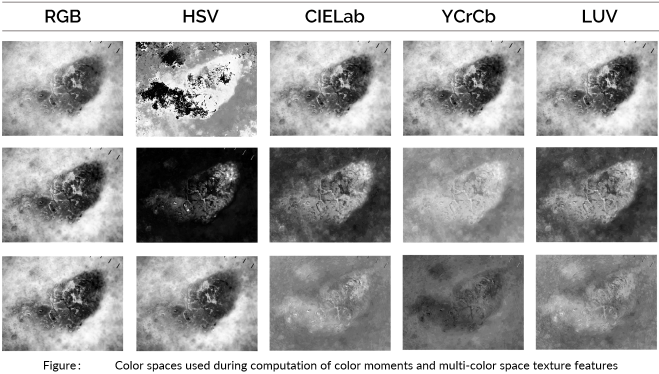
#> input picture reports/images/colorspace.png, 1318 x 747 px (shown at 1/2 size)
$ python -i colorfeatures.py   (imports and definitions only)   (older library calls are emulated)
#> lines starting #> are read from the running program, lines starting #| are printed output that depends on the picture
#> further down, picture is the input picture: shape (747, 1318, 3); mean B, G, R 168.3, 168.3, 168.3
### Libraries
import numpy as np
from scipy.stats import skew
from scipy.stats import kurtosis
from skimage.feature import greycomatrix, greycoprops
from skimage.feature import local_binary_pattern


### Color Features
# [89 lines left out: functions color_moments, GLCM, melanoma_color_markers, not called in this run]


def LBP(image, channel=3, P=8, R=2, bins=10):
#> called with channel = 3, P = 8, R = 2, bins = 10
    if (channel==3):
        lbp       = local_binary_pattern(image[:,:,0], P=P, R=R, method="uniform")
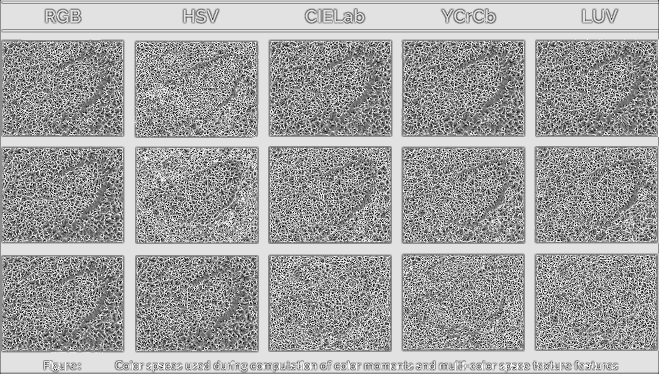
#> lbp: shape (747, 1318) float64 (shown at 1/2 size); min 0, max 9, mean 5.75; drawn with min black and max white
        lbp_0, _  = np.histogram(lbp, density=True, bins=bins, range=(0,int(lbp.max()+1)))
#> lbp_0 = [0.0434, 0.0506, 0.0534, 0.077, 0.0969, 0.132, 0.0644, 0.062, 0.287, 0.134]
        lbp       = local_binary_pattern(image[:,:,1], P=P, R=R, method="uniform")
        lbp_1, _  = np.histogram(lbp, density=True, bins=bins, range=(0,int(lbp.max()+1)))
#> lbp_1 has the same summary as lbp_0
        lbp       = local_binary_pattern(image[:,:,2], P=P, R=R, method="uniform")
        lbp_2, _  = np.histogram(lbp, density=True, bins=bins, range=(0,int(lbp.max()+1)))
#> lbp_2 has the same summary as lbp_0
        return lbp_0, lbp_1, lbp_2

    elif (channel==1):
        lbp       = local_binary_pattern(image, P=P, R=R, method="uniform")
        lbp_0, _  = np.histogram(lbp, density=True, bins=bins, range=(0,int(lbp.max()+1)))
        return lbp_0
    else:
        assert False, "ERROR: The function supports only 1 or 3-channel image formats."


# [22 lines left out: functions entropyplus, entropyplus_3, not called in this run]

>>> import cv2
>>> picture = cv2.imread('../reports/images/colorspace.png')
>>> result = LBP(picture)
#> result = ([0.0434, 0.0506, 0.0534, 0.077, 0.0969, 0.132, 0.0644, 0.062, 0.287, 0.134], [0.0434, 0.0506, 0.0534, 0.077, 0.0969, 0.132, 0.0644, 0.062, 0.287, 0.134], [0.0434, 0.0506, 0.0534, 0.077, 0.0969, 0.132, 0.0644, 0.062, 0.287, 0.134])

$ run again, on reports/images/feature_selection.png
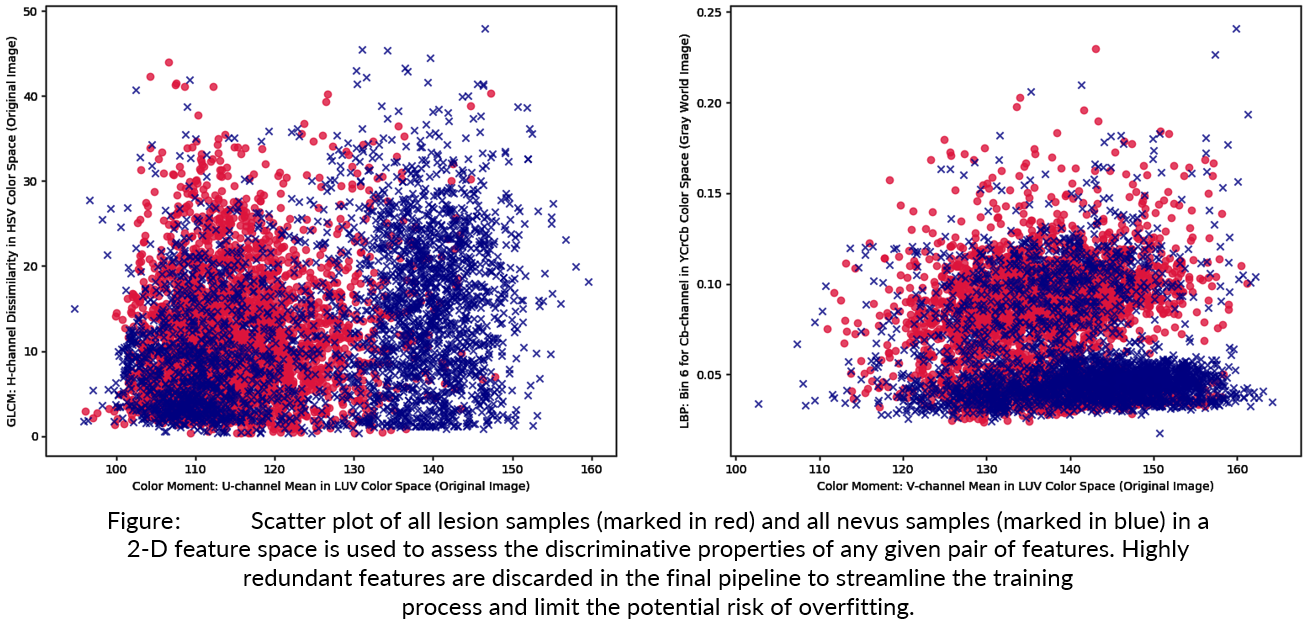
#> input picture reports/images/feature_selection.png, 1313 x 622 px
#> picture is the input picture: shape (622, 1313, 3); mean B, G, R 219.8, 204.4, 217.7
#> lbp_0 = [0.0167, 0.021, 0.018, 0.023, 0.0286, 0.0994, 0.0342, 0.0495, 0.637, 0.0722]
#> in LBP, `lbp       = local_binary_pattern(image[:,:,1], P=P, R=R, method="unifo..`:
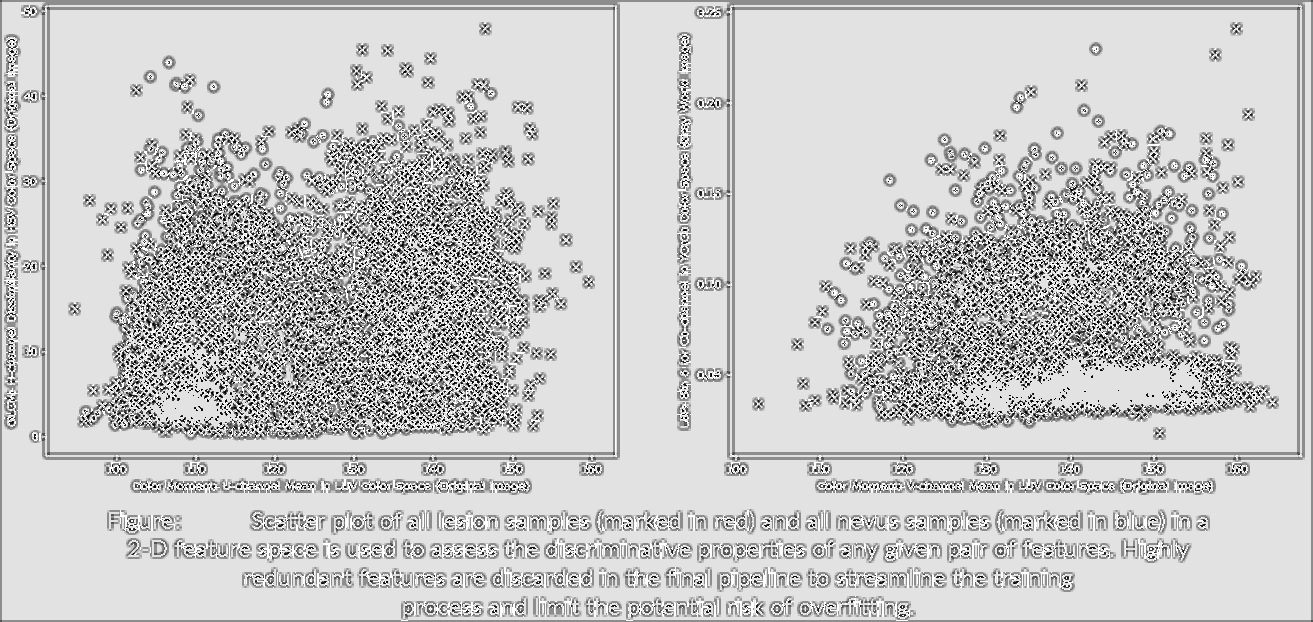
#> lbp: shape (622, 1313) float64; min 0, max 9, mean 7.07; drawn with min black and max white
#> lbp_1 = [0.0148, 0.0205, 0.0192, 0.0236, 0.0274, 0.0967, 0.0316, 0.0462, 0.652, 0.0686]
#> in LBP, `lbp       = local_binary_pattern(image[:,:,2], P=P, R=R, method="unifo..`:
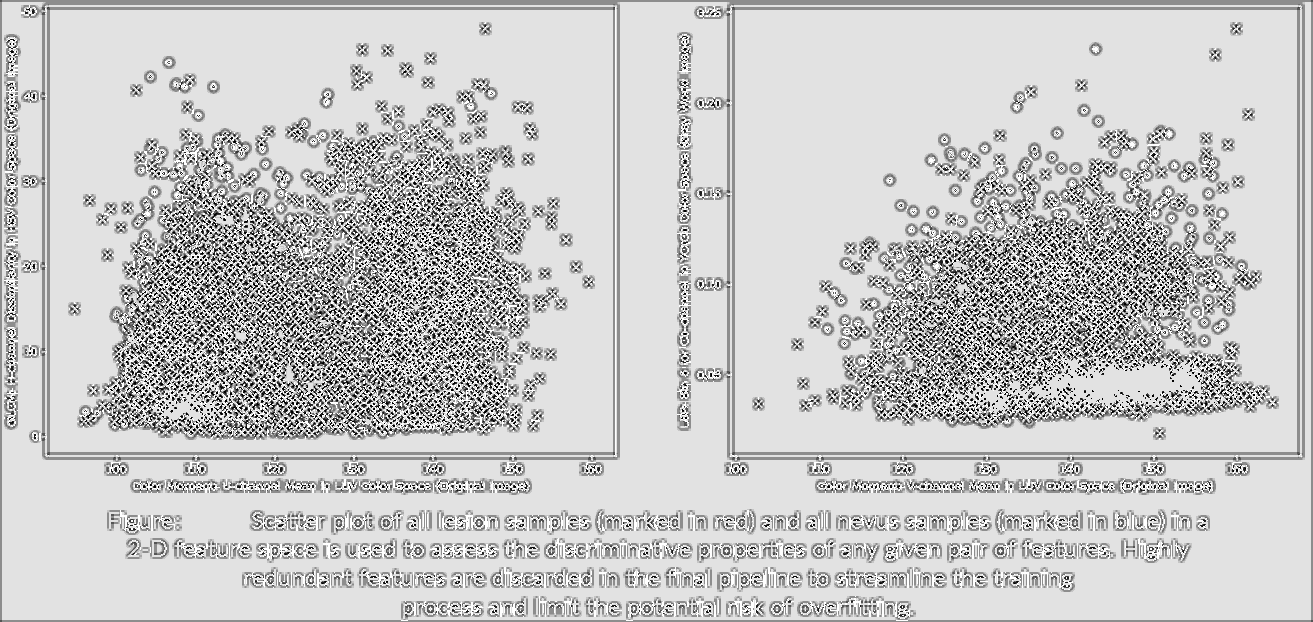
#> lbp: shape (622, 1313) float64; min 0, max 9, mean 7.04; drawn with min black and max white
#> lbp_2 = [0.0181, 0.0217, 0.0194, 0.0222, 0.0258, 0.0965, 0.0321, 0.0473, 0.647, 0.0704]
#> result = ([0.0167, 0.021, 0.018, 0.023, 0.0286, 0.0994, 0.0342, 0.0495, 0.637, 0.0722], [0.0148, 0.0205, 0.0192, 0.0236, 0.0274, 0.0967, 0.0316, 0.0462, 0.652, 0.0686], [0.0181, 0.0217, 0.0194, 0.0222, 0.0258, 0.0965, 0.0321, 0.0473, 0.647, 0.0704])

$ run again, on reports/images/gabor.png
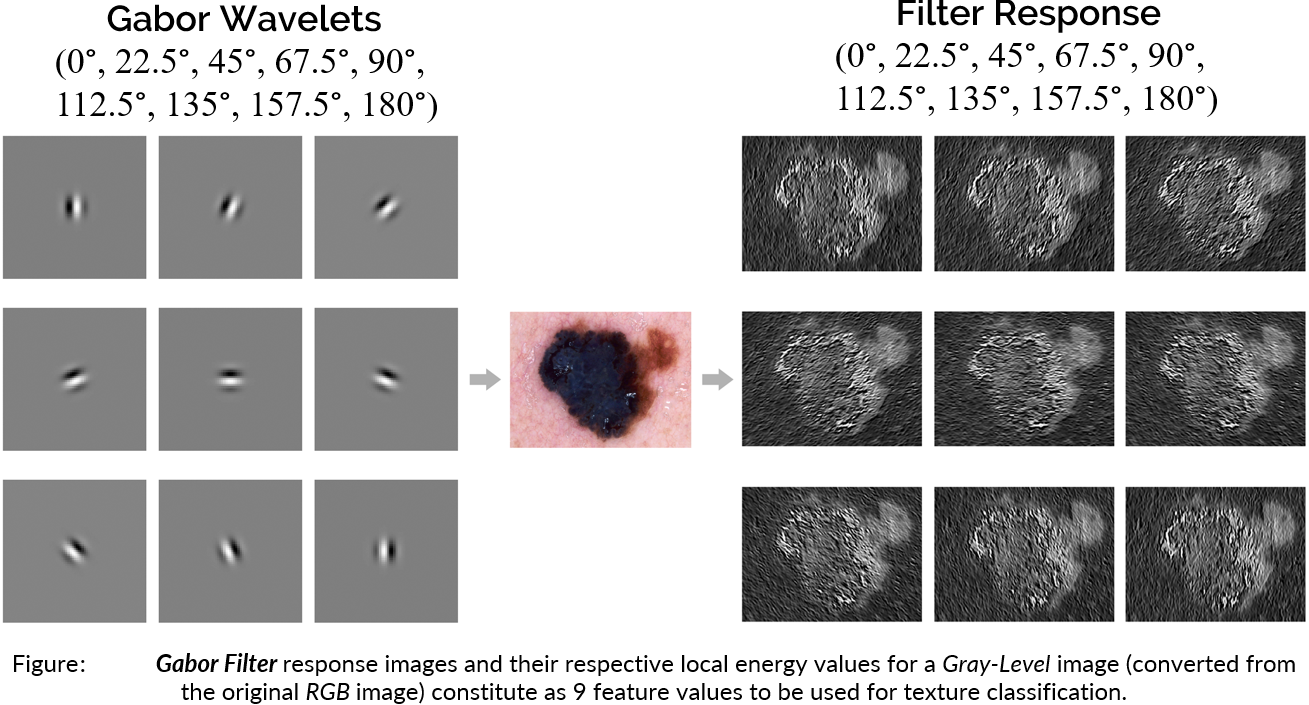
#> input picture reports/images/gabor.png, 1309 x 705 px
#> picture is the input picture: shape (705, 1309, 3); mean B, G, R 176.6, 176.4, 177.5
#> in LBP, `lbp       = local_binary_pattern(image[:,:,0], P=P, R=R, method="unifo..`:
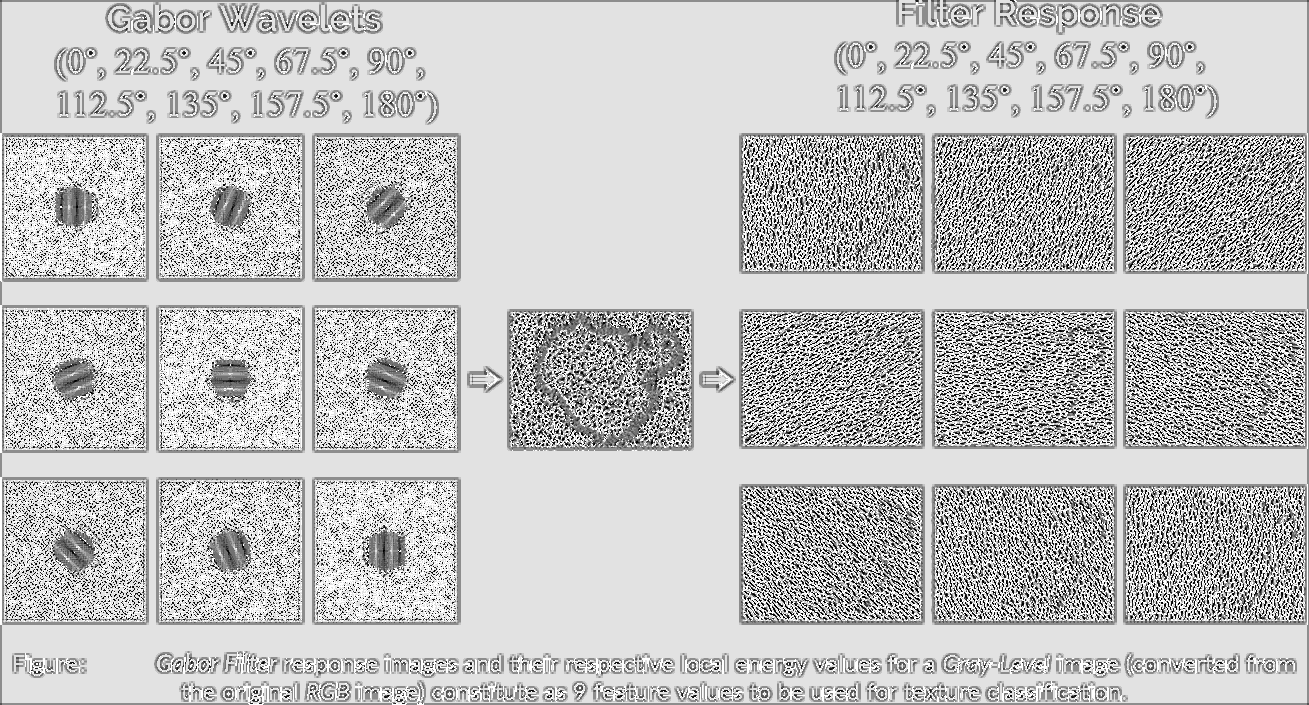
#> lbp: shape (705, 1309) float64; min 0, max 9, mean 6.85; drawn with min black and max white
#> lbp_0 = [0.039, 0.0523, 0.0131, 0.0211, 0.03, 0.0756, 0.0196, 0.0459, 0.563, 0.14]
#> lbp_1 = [0.0388, 0.0522, 0.0133, 0.0214, 0.0302, 0.0758, 0.0195, 0.0458, 0.563, 0.14]
#> lbp_2 = [0.0386, 0.052, 0.013, 0.0214, 0.0311, 0.0759, 0.0195, 0.0457, 0.563, 0.14]
#> result = ([0.039, 0.0523, 0.0131, 0.0211, 0.03, 0.0756, 0.0196, 0.0459, 0.563, 0.14], [0.0388, 0.0522, 0.0133, 0.0214, 0.0302, 0.0758, 0.0195, 0.0458, 0.563, 0.14], [0.0386, 0.052, 0.013, 0.0214, 0.0311, 0.0759, 0.0195, 0.0457, 0.563, 0.14])

$ run again, on reports/images/hog.png
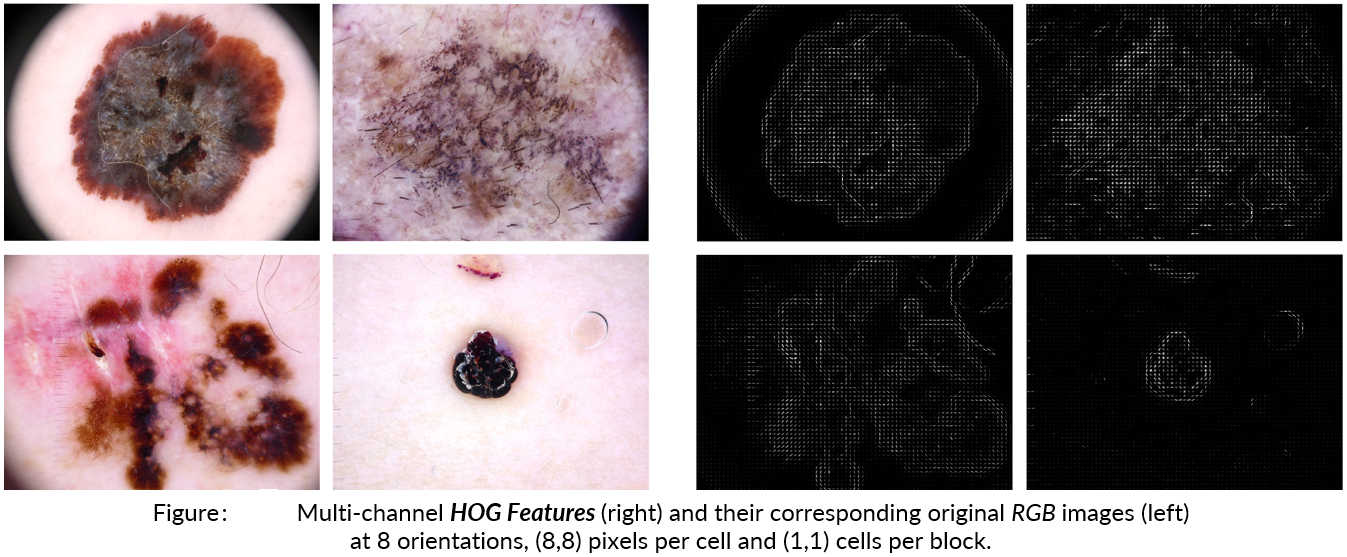
#> input picture reports/images/hog.png, 1347 x 557 px
#> picture is the input picture: shape (557, 1347, 3); mean B, G, R 117.3, 114.9, 128
#> lbp_0 = [0.0854, 0.0504, 0.0366, 0.0527, 0.075, 0.0972, 0.0386, 0.0442, 0.356, 0.164]
#> in LBP, `lbp       = local_binary_pattern(image[:,:,1], P=P, R=R, method="unifo..`:
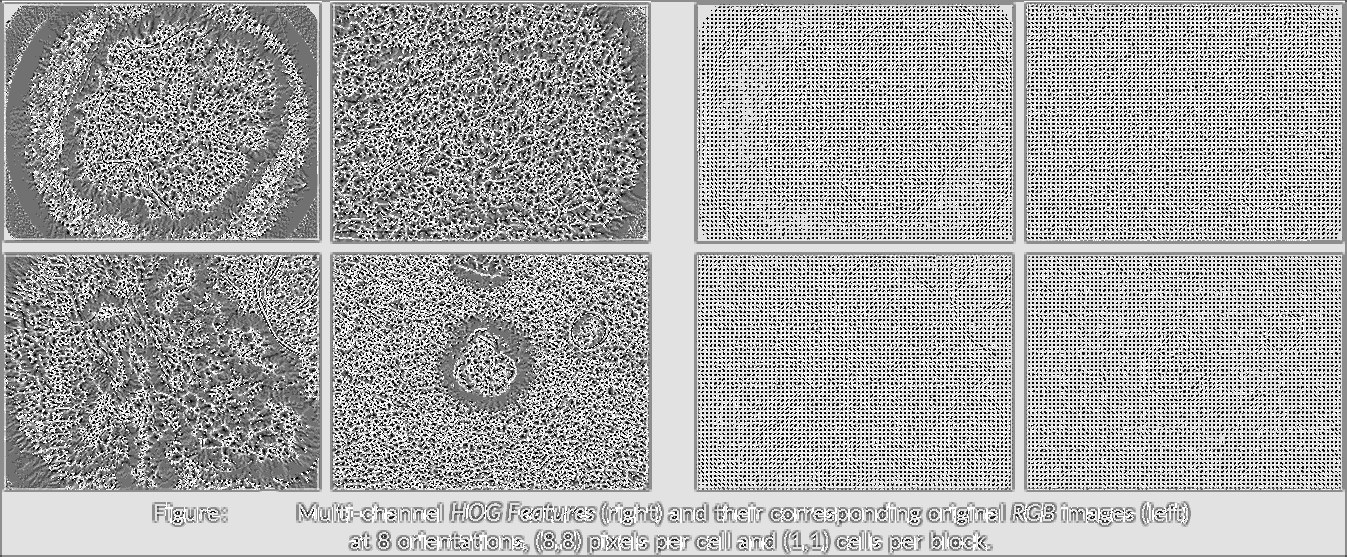
#> lbp: shape (557, 1347) float64; min 0, max 9, mean 5.94; drawn with min black and max white
#> lbp_1 = [0.0864, 0.0507, 0.0359, 0.0517, 0.0749, 0.0962, 0.0375, 0.0453, 0.357, 0.164]
#> in LBP, `lbp       = local_binary_pattern(image[:,:,2], P=P, R=R, method="unifo..`:
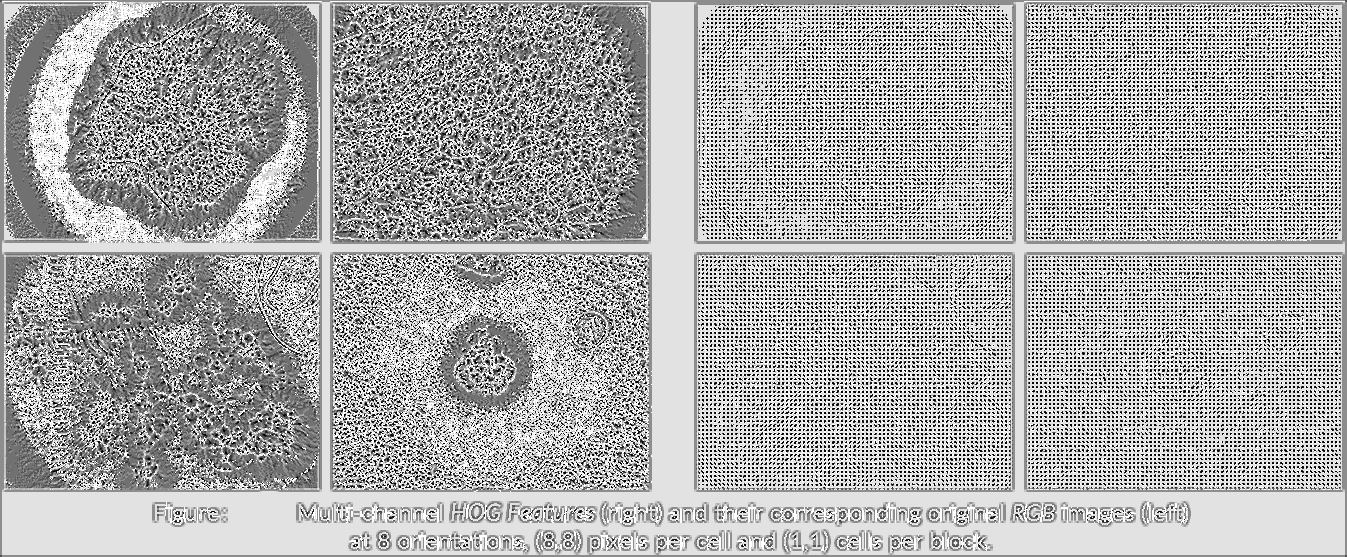
#> lbp: shape (557, 1347) float64; min 0, max 9, mean 6.06; drawn with min black and max white
#> lbp_2 = [0.0856, 0.0519, 0.031, 0.0453, 0.0677, 0.0912, 0.0348, 0.0475, 0.366, 0.179]
#> result = ([0.0854, 0.0504, 0.0366, 0.0527, 0.075, 0.0972, 0.0386, 0.0442, 0.356, 0.164], [0.0864, 0.0507, 0.0359, 0.0517, 0.0749, 0.0962, 0.0375, 0.0453, 0.357, 0.164], [0.0856, 0.0519, 0.031, 0.0453, 0.0677, 0.0912, 0.0348, 0.0475, 0.366, 0.179])
